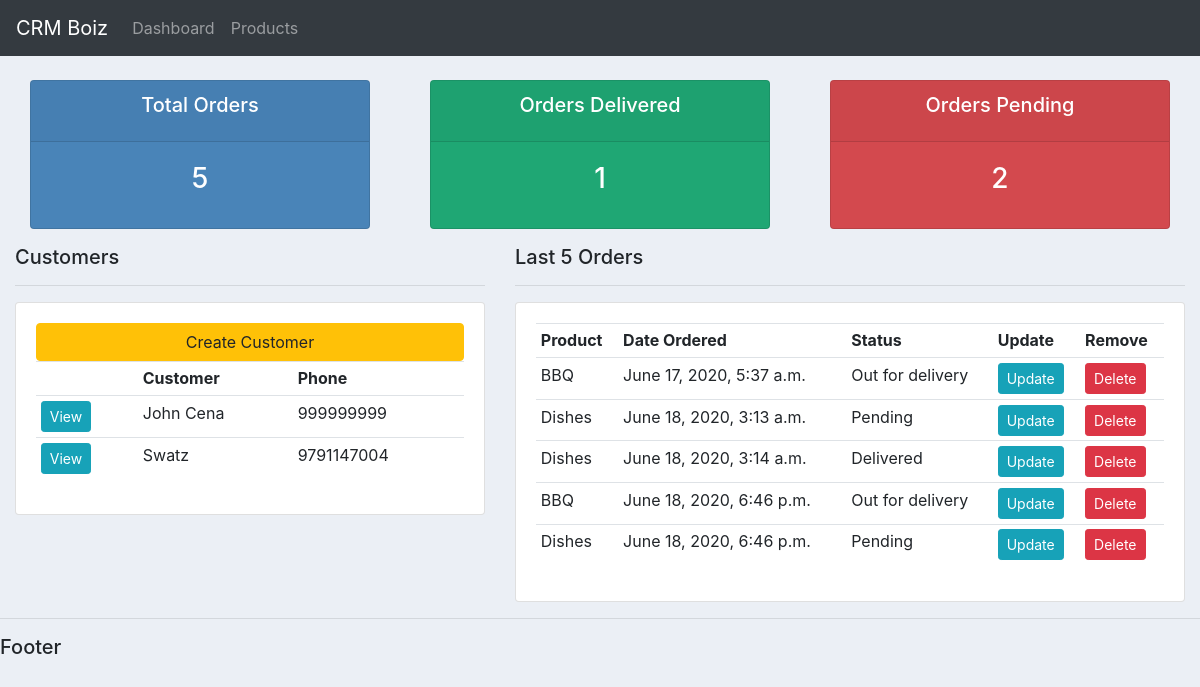
The app's page /, older data.
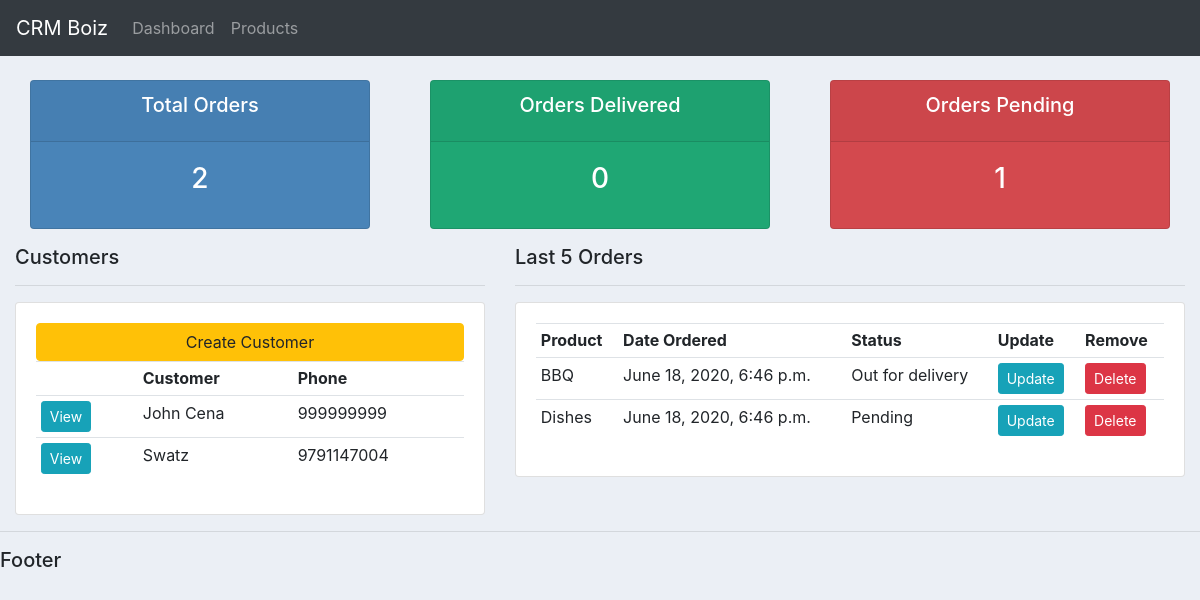
The same page, newer data.
### accounts/models.py (models this page shows, shortened)
class Customer(models.Model):
    name = models.CharField(max_length=200, null=True)
    phone = models.CharField(max_length=200, null=True)
    email = models.CharField(max_length=200, null=True)
    date_created = models.DateTimeField(auto_now_add=True)

class Order(models.Model):
    STATUS = (
        ('Pending', 'Pending'),
        ('Out for delivery', 'Out for delivery'),
        ('Delivered', 'Delivered')
    )
    customer = models.ForeignKey(
        Customer, null=True, on_delete=models.SET_NULL)
    product = models.ForeignKey(Product, null=True, on_delete=models.SET_NULL)
    status = models.CharField(max_length=200, null=True, choices=STATUS)
    date_created = models.DateTimeField(auto_now_add=True)

class Product(models.Model):
    CATEGORY = (
        ('Indoor', 'Indoor'),
        ('Outdoor', 'Outdoor')
    )
    tags = models.ManyToManyField(Tag)
    name = models.CharField(max_length=200, null=True)
    price = models.FloatField(null=True)
    category = models.CharField(max_length=200, null=True, choices=CATEGORY)
    description = models.CharField(max_length=200, null=True, blank=True)
    date_created = models.DateTimeField(auto_now_add=True)
    def __str__(self):
        return self.name

### accounts/views.py (the view)
# urls.py: path('', views.home, name="home"),
def home(request):
    orders = Order.objects.all()
    customers = Customer.objects.all()
    total_customers = customers.count()
    total_orders = orders.count()
    orders_delivered = orders.filter(status="Delivered").count()
    orders_pending = orders.filter(status="Pending").count()
    context = {'orders': orders, 'customers': customers, 'total_orders': total_orders,
               'orders_delivered': orders_delivered, 'orders_pending': orders_pending}
    return render(request, 'accounts/dashboard.html', context)

### accounts/templates/accounts/dashboard.html (shortened to what this page needs)
{% extends 'accounts/main.html' %}
{% block content %}
{% include 'accounts/status.html' %}
<div class="row">
  <div class="col-md-5">
    <h5>Customers</h5>
    <hr />
    <div class="card card-body">
      <a href="#" class="btn btn-warning">Create Customer</a>
      <table class="table table-sm">
        <tr>
          <th></th>
          <th>Customer</th>
          <th>Phone</th>
        </tr>
        {% for customer in customers %}
          <tr>
            <td><a class="btn btn-sm btn-info" href="{% url 'customer' customer.id %}">View</a></td>
            <td>{{ customer.name }}</td>
            <td>{{ customer.phone }}</td>
          </tr>
        {% endfor %}
      </table>
    </div>
  </div>
  <div class="col-md-7">
    <h5>Last 5 Orders</h5>
    <hr />
    <div class="card card-body">
      <table class="table table-sm">
        <tr>
          <th>Product</th>
          <th>Date Ordered</th>
          <th>Status</th>
          <th>Update</th>
          <th>Remove</th>
        </tr>
        {% for order in orders %}
          <tr>
            <td>{{ order.product }}</td>
            <td>{{ order.date_created }}</td>
            <td>{{ order.status }}</td>
            <td><a class="btn btn-sm btn-info" href="{% url 'update_order' order.id %}">Update</a></td>
            <td><a class="btn btn-sm btn-danger" href="{% url 'delete_order' order.id %}">Delete</a></td>
          </tr>
        {% endfor %}
      </table>
    </div>
  </div>
</div>
{% endblock %}

Row changes from the older to the newer data that the page shows:
removed Order: product "BBQ", date_created "June 17, 2020, 5:37 a.m.", status "Out for delivery"
removed Order: product "Dishes", date_created "June 18, 2020, 3:13 a.m.", status "Pending"
removed Order: product "Dishes", date_created "June 18, 2020, 3:14 a.m.", status "Delivered"
Text that changed along with them:
{{ total_orders }}: "5" → "2"
{{ orders_delivered }}: "1" → "0"
{{ orders_pending }}: "2" → "1"
